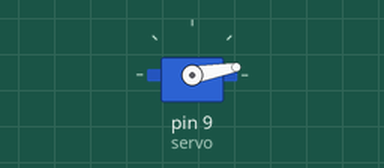
This sketch was run on a simulated Arduino Uno, built with avr-gcc and run on an emulated ATmega328P. On the bench: servo.

Above: at 2.05 s.
At 4.1 s:
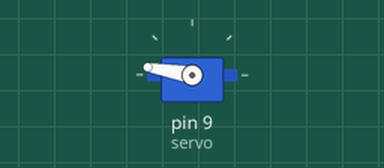
At 6.1 s:
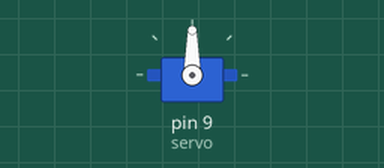
Timing chart, 0 to 7.4 s (numbered marks = the images above):
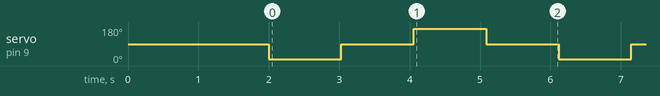

The sketch:

rotation_func.ino
```cpp
/* Rotazione

   Rotazione di un servomotore tramite la librerio Servo.h .

L'utilizzo della libreria Servo rende inutilizzabile analogWrite()
sui pin 9 e 10 dato che utilizza i timer associati a questi PIN.

Power: un servo da 9g puo' arrivare ad impegnare 750mA sotto carico
(se viene opposta resistenza al movimento del servo), un  SG90 prende
~52mA se il movimento e' libero. Quindi in fase di test il servo puo'
essere alimentato direttamente da una scheda Arduino (200ma dal PIN 5v)
ma per l'uso finale dovra' essere alimentato autonomamente.


Rotazione a SX di 90'
Rotazione a DC di 90'

Schema: https://www.arduino.cc/en/uploads/Tutorial/sweep_bb.png
        http://microbotlabs.com/images/mearm-uno-servo-1.jpg
   */

#include <Servo.h>

Servo myservo;  // create servo object to control a servo
                // a maximum of eight servo objects can be created

// Servo vars
int pos = 0;    // variable to store the servo position
const byte servo =9 ;
const byte middle = 90; // Centratura servo
const int spausa = 30; // Pausa movimenti servo
const byte left = 170;
const byte right = 10;

void setup()
{
  myservo.attach(servo);  // attaches the servo on pin 9 to the servo object

  // Centratura iniziale
  myservo.write(middle);              // tell servo to go to position in variable 'pos'
  delay(2000);
}


void loop()
{
// Turn DX
    turnDX();
    delay(1000);

    turnMiddle();
    delay(1000);

// Turn SX
      turnSX();
      delay(1000);

      turnMiddle();
      delay(1000);
}

// Functions

void turnDX() {
    // TurnDX
    myservo.write(right);
    delay(spausa);
}

void turnSX() {
    // TurnSX
    myservo.write(left);
    delay(spausa);
}

void turnMiddle() {
    // TurnDX
    myservo.write(middle);
    delay(spausa);
}
```

Measured:
- by itself, servo on pin 9 (servo): repeats every 4.1 s: 90° 1.0 s, 170° 1.0 s, 90° 1.0 s, 10° 1.0 s
